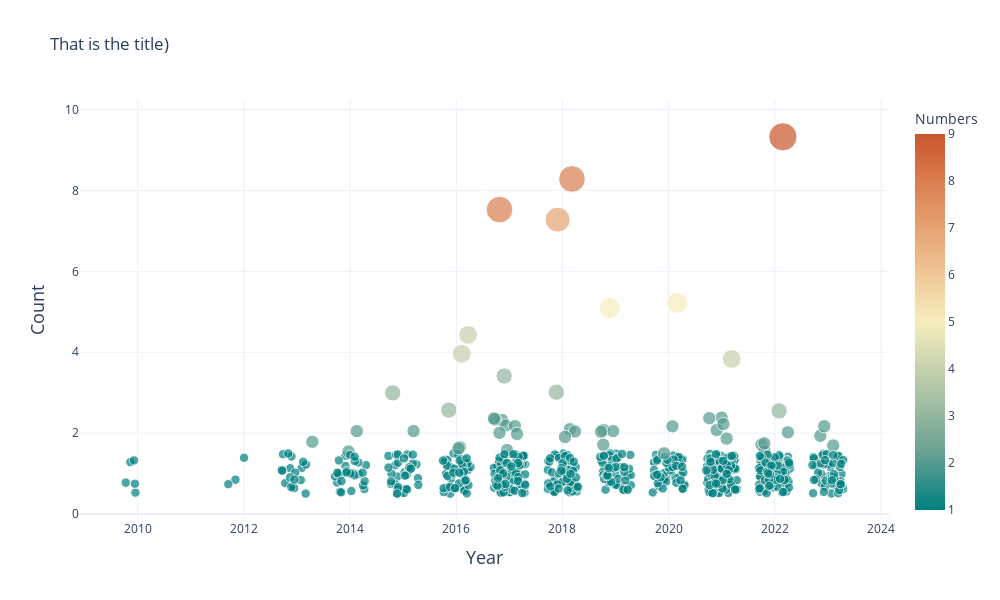

Notebook cell for this chart:
### Markdown cell above
marker_symbol 参数可以设置不同的标记形状,主要有以下几种:

'circle' - 默认的圆形标记
'square' - 正方形标记
'diamond' - 菱形标记
'cross' - 十字标记
'x' - X形标记
'triangle-up' - 向上三角形标记
'triangle-down' - 向下三角形标记
'triangle-left' - 左向三角形标记
'triangle-right' - 右向三角形标记
'pentagon' - 五边形标记
'hexagon' - 六边形标记
'hexagon2' - 六边形标记的另一种样式
'octagon' - 八边形标记
'star' - 星形标记
'line' - 线条标记
'dash' - 短线条标记
'dot' - 圆点标记
'circle-open' - 空心圆标记
'circle-dot' - 圆环点标记
'square-open' - 空心方块标记
'square-dot' - 带圆点的方块标记

### Code cell
import plotly.express as px
import pandas as pd
import numpy as np

df = pd.read_csv('Mt_keywords_counts_year.csv')

# df的count列转为float类型
df['Count'] = df['Count'].astype(float)
df['Count_jittered'] = df['Count'] + np.random.uniform(-0.5, 0.5, size=len(df))
df['Year_jittered'] = df['Year'] + np.random.uniform(-0.3, 0.3, size=len(df))

fig = px.scatter(df, 
                 x='Year_jittered', 
                 y='Count_jittered', 
                 size='Count',
                 color='Count',
                 hover_name='Keyword',  # 使用关键词作为悬浮名称
                 hover_data=['Year', 'Count'],  
                 size_max=20,
                 title='That is the title)',
                 labels={"Count": "Numbers", "Year": "Years"},
                 color_continuous_scale="Geyser",
                )

fig.update_layout(
    template="plotly_white",
    width=1000,
    height=600,
    xaxis=dict(title=dict(text='Year', font=dict(size=18))),
    yaxis=dict(title=dict(text='Count', font=dict(size=18)),
    )
)


fig.show()

### Figure 1 — Plotly figure (JSON) as saved in the notebook; plotly's stock layout.template omitted (floating-point values rounded to 4 significant figures; data arrays with more than 128 entries replaced by an {"elided": "..."} marker saying what was removed)
{"data": [{"customdata": {"elided": "650x2 int values"}, "hovertemplate": "<b>%{hovertext}</b><br><br>Year_jittered=%{x}<br>Count_jittered=%{y}<br>Numbers=%{marker.color}<br>Years=%{customdata[0]}<extra></extra>", "hovertext": {"elided": "650 str values"}, "legendgroup": "", "marker": {"color": {"elided": "650 int values"}, "coloraxis": "coloraxis", "size": {"elided": "650 int values"}, "sizemode": "area", "sizeref": 0.0225, "symbol": "circle"}, "mode": "markers", "name": "", "orientation": "v", "showlegend": false, "type": "scatter", "x": {"elided": "650 float values"}, "xaxis": "x", "y": {"elided": "650 float values"}, "yaxis": "y"}], "layout": {"coloraxis": {"colorbar": {"title": {"text": "Numbers"}}, "colorscale": [[0, "rgb(0, 128, 128)"], [0.1667, "rgb(112, 164, 148)"], [0.3333, "rgb(180, 200, 168)"], [0.5, "rgb(246, 237, 189)"], [0.6667, "rgb(237, 187, 138)"], [0.8333, "rgb(222, 138, 90)"], [1, "rgb(202, 86, 44)"]]}, "height": 600, "legend": {"itemsizing": "constant", "tracegroupgap": 0}, "title": {"text": "That is the title)"}, "width": 1000, "xaxis": {"anchor": "y", "domain": [0, 1], "title": {"font": {"size": 18}, "text": "Year"}}, "yaxis": {"anchor": "x", "domain": [0, 1], "title": {"font": {"size": 18}, "text": "Count"}}}}
